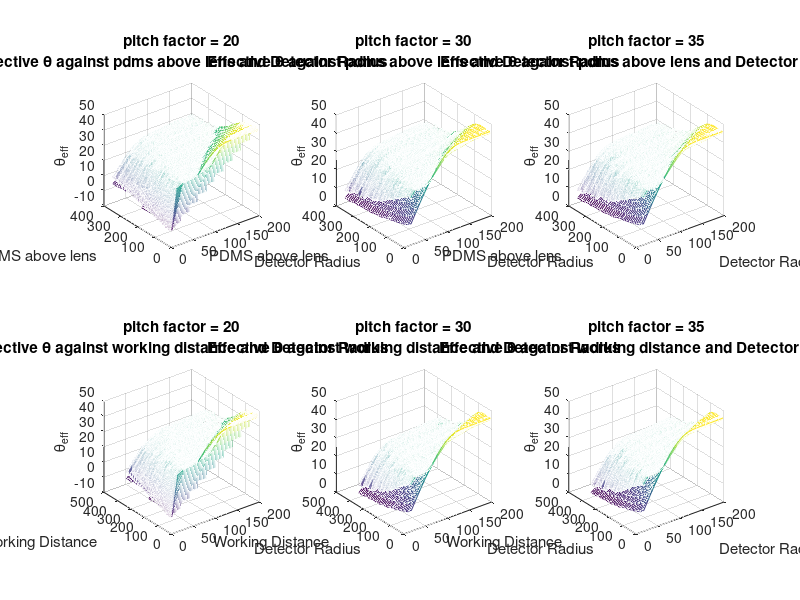

MATLAB code for this plot:
clear all
close all
clc

load('dr_vs_wd_theta.mat');

dr_20 = ld50_pf20(:,13);
pdms_20 = ld50_pf20(:,11);
wd_20 = ld50_pf20(:,20);
base_theta_20 = ld50_pf20(:,21);
theta_20 = ld50_pf20(:,22);

dr_30 = ld50_pf30(:,13);
pdms_30 = ld50_pf30(:,11);
wd_30 = ld50_pf30(:,20);
base_theta_30 = ld50_pf30(:,21);
theta_30 = ld50_pf30(:,22);

dr_35 = ld50_pf35(:,13);
pdms_35 = ld50_pf35(:,11);
wd_35 = ld50_pf35(:,20);
base_theta_35 = ld50_pf35(:,21);
theta_35 = ld50_pf35(:,22);

[dr1q,pdmsq] = meshgrid(min(dr_20):1:max(dr_20),min(pdms_20):1:max(pdms_20));
[dr2q,wdq] = meshgrid(min(dr_20):1:max(dr_20),min(wd_20):1:max(wd_20));

[bdr1q,bpdmsq] = meshgrid(min(dr_20):10:max(dr_20),min(pdms_20):10:max(pdms_20));
[bdr2q,bwdq] = meshgrid(min(dr_20):10:max(dr_20),min(wd_20):10:max(wd_20));

subplot(2,3,1);
% scatter3(dr_20,pdms_20,theta_20,'x');
% hold on;
% scatter3(dr_30,pdms_30,theta_30,'.');
% scatter3(dr_35,pdms_35,theta_35,'+');
theta_20q = griddata(dr_20,pdms_20,theta_20,dr1q,pdmsq);
% theta_30q = griddata(dr_30,pdms_30,theta_30,dr1q,pdmsq);
% theta_35q = griddata(dr_35,pdms_35,theta_35,dr1q,pdmsq);
mesh(dr1q,pdmsq,theta_20q);
% mesh(dr1q,pdmsq,theta_30q);
% mesh(dr1q,pdmsq,theta_35q);
hold on;
basetheta_20q = griddata(dr_20,pdms_20,base_theta_20,bdr1q,bpdmsq);
mesh(bdr1q,bpdmsq,basetheta_20q);
title({'pitch factor = 20', 'Effective \theta against pdms above lens and Detector Radius'});
xlabel('Detector Radius');
ylabel('PDMS above lens');
zlabel('\theta_{eff}');

subplot(2,3,2);
% scatter3(dr_20,pdms_20,theta_20,'x');
% hold on;
% scatter3(dr_30,pdms_30,theta_30,'.');
% scatter3(dr_35,pdms_35,theta_35,'+');
% theta_20q = griddata(dr_20,pdms_20,theta_20,dr1q,pdmsq);
 theta_30q = griddata(dr_30,pdms_30,theta_30,dr1q,pdmsq);
% theta_35q = griddata(dr_35,pdms_35,theta_35,dr1q,pdmsq);
% mesh(dr1q,pdmsq,theta_20q);
 mesh(dr1q,pdmsq,theta_30q);
% mesh(dr1q,pdmsq,theta_35q);
hold on;
basetheta_30q = griddata(dr_30,pdms_30,base_theta_30,bdr1q,bpdmsq);
mesh(bdr1q,bpdmsq,basetheta_30q);
title({'pitch factor = 30', 'Effective \theta against pdms above lens and Detector Radius'});
xlabel('Detector Radius');
ylabel('PDMS above lens');
zlabel('\theta_{eff}');

subplot(2,3,3);
% scatter3(dr_20,pdms_20,theta_20,'x');
% hold on;
% scatter3(dr_30,pdms_30,theta_30,'.');
% scatter3(dr_35,pdms_35,theta_35,'+');
% theta_20q = griddata(dr_20,pdms_20,theta_20,dr1q,pdmsq);
% theta_30q = griddata(dr_30,pdms_30,theta_30,dr1q,pdmsq);
 theta_35q = griddata(dr_35,pdms_35,theta_35,dr1q,pdmsq);
% mesh(dr1q,pdmsq,theta_20q);
% mesh(dr1q,pdmsq,theta_30q);
 mesh(dr1q,pdmsq,theta_35q);
hold on;
basetheta_35q = griddata(dr_35,pdms_35,base_theta_35,bdr1q,bpdmsq);
mesh(bdr1q,bpdmsq,basetheta_35q);
title({'pitch factor = 35', 'Effective \theta against pdms above lens and Detector Radius'});
xlabel('Detector Radius');
ylabel('PDMS above lens');
zlabel('\theta_{eff}');


subplot(2,3,4);
% scatter3(dr_20,pdms_20,theta_20,'x');
% hold on;
% scatter3(dr_30,pdms_30,theta_30,'.');
% scatter3(dr_35,pdms_35,theta_35,'+');
 theta_20q = griddata(dr_20,pdms_20,theta_20,dr2q,wdq);
% theta_30q = griddata(dr_30,pdms_30,theta_30,dr2q,wdq);
% theta_35q = griddata(dr_35,pdms_35,theta_35,dr2q,wdq);
 mesh(dr2q,wdq,theta_20q);
% mesh(dr2q,wdq,theta_30q);
% mesh(dr2q,wdq,theta_35q);
hold on;
basetheta_20q = griddata(dr_20,pdms_20,base_theta_20,bdr2q,bwdq);
mesh(bdr2q,bwdq,basetheta_20q);
title({'pitch factor = 20', 'Effective \theta against working distance and Detector Radius'});
xlabel('Detector Radius');
ylabel('Working Distance');
zlabel('\theta_{eff}');


subplot(2,3,5);
% scatter3(dr_20,pdms_20,theta_20,'x');
% hold on;
% scatter3(dr_30,pdms_30,theta_30,'.');
% scatter3(dr_35,pdms_35,theta_35,'+');
% theta_20q = griddata(dr_20,pdms_20,theta_20,dr2q,wdq);
 theta_30q = griddata(dr_30,pdms_30,theta_30,dr2q,wdq);
% theta_35q = griddata(dr_35,pdms_35,theta_35,dr2q,wdq);
% mesh(dr2q,wdq,theta_20q);
 mesh(dr2q,wdq,theta_30q);
% mesh(dr2q,wdq,theta_35q);
hold on;
basetheta_30q = griddata(dr_30,pdms_30,base_theta_30,bdr2q,bwdq);
mesh(bdr2q,bwdq,basetheta_30q);
title({'pitch factor = 30', 'Effective \theta against working distance and Detector Radius'});
xlabel('Detector Radius');
ylabel('Working Distance');
zlabel('\theta_{eff}');


subplot(2,3,6);
% scatter3(dr_20,pdms_20,theta_20,'x');
% hold on;
% scatter3(dr_30,pdms_30,theta_30,'.');
% scatter3(dr_35,pdms_35,theta_35,'+');
% theta_20q = griddata(dr_20,pdms_20,theta_20,dr2q,wdq);
% theta_30q = griddata(dr_30,pdms_30,theta_30,dr2q,wdq);
 theta_35q = griddata(dr_35,pdms_35,theta_35,dr2q,wdq);
% mesh(dr2q,wdq,theta_20q);
% mesh(dr2q,wdq,theta_30q);
 mesh(dr2q,wdq,theta_35q);
hold on;
basetheta_35q = griddata(dr_35,pdms_35,base_theta_35,bdr2q,bwdq);
mesh(bdr2q,bwdq,basetheta_35q);
title({'pitch factor = 35', 'Effective \theta against working distance and Detector Radius'});
xlabel('Detector Radius');
ylabel('Working Distance');
zlabel('\theta_{eff}');